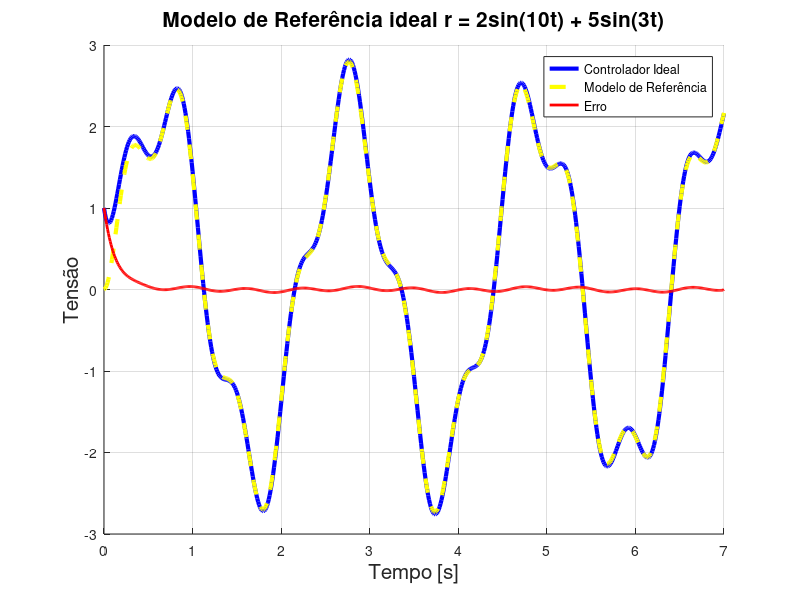
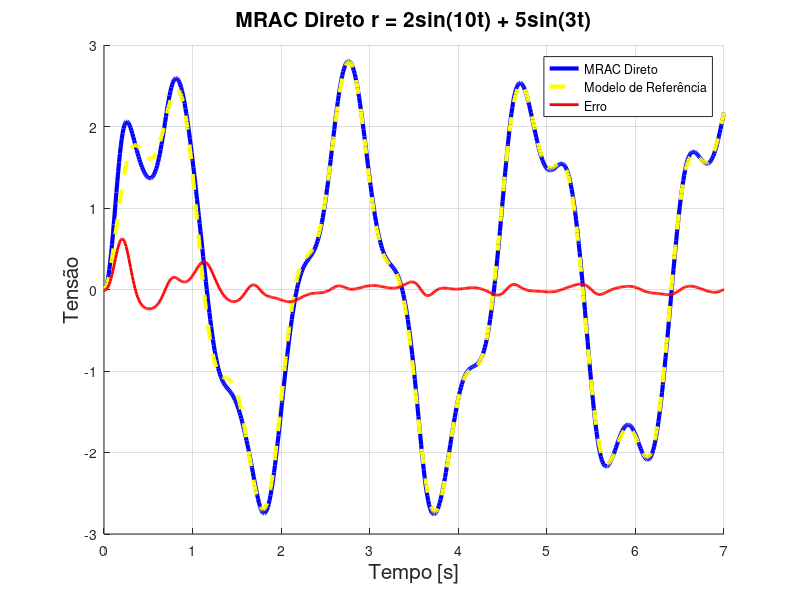
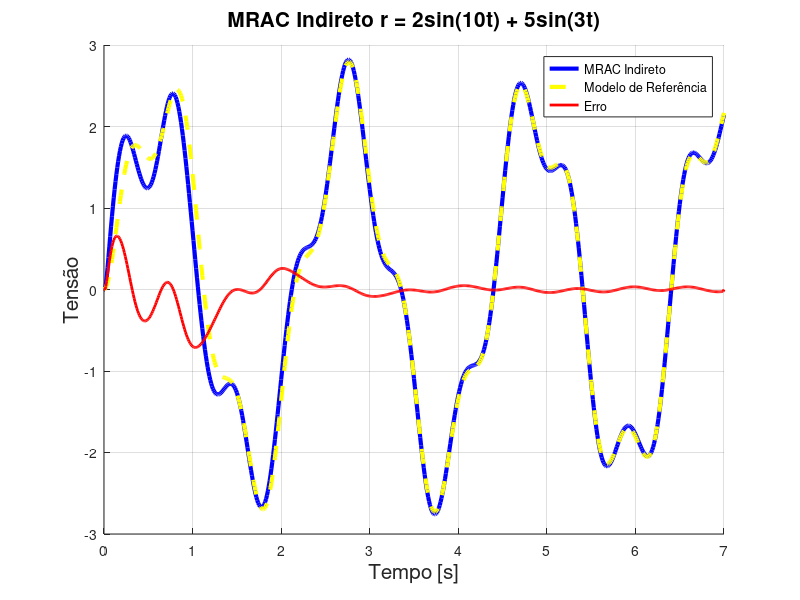
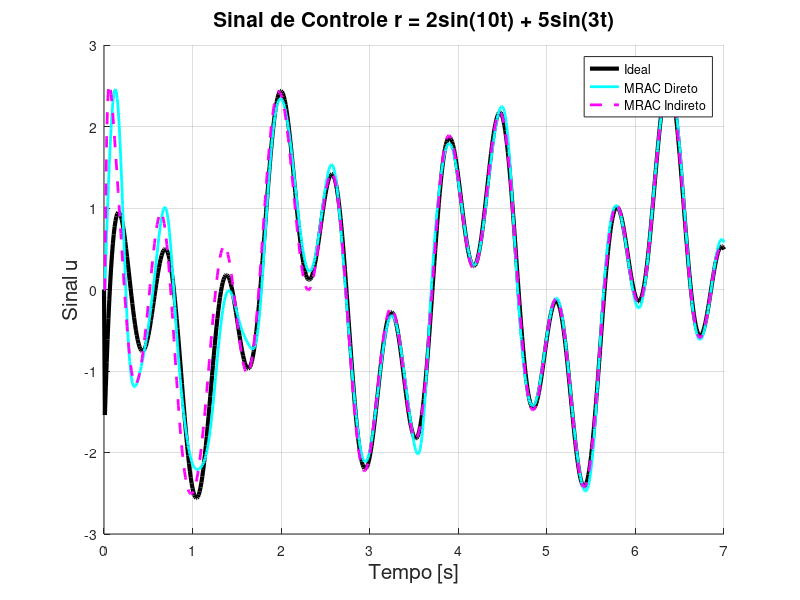

The MATLAB script that drew these images, in order:
clc
clear 
close all

%% Parâmetros da Simulação
a = 1;
b = 5;
am = 6.7;
bm = 3.3;

k_star = (a + am) / b;
l_star = bm / b;

k0 = 1;
l0 = 1;

dt = 0.01;
t = 0:dt:7;
r = 2*sin(10*t) + 5*sin(3*t); % Entrada constante r = 2*sin(10t) + 5*sin(3t)

%% Modelo de Referência
s = tf('s');
G = bm / (s + am);
xm = lsim(G, r, t);

%% MRAC Direto
gamma1 = 1.5; % Ganhos de adaptação para entrada constante
gamma2 = 1.5;

% Valores de x para o controlador adaptativo
x0 = 1;
x = zeros(1,length(t));
x(1) = x0;

x_hat_direto = zeros(1,length(t));
x0_hat = 0;
x_hat_direto(1) = x0_hat;

% Vetores para progressão dos ganhos e do erro
k_direto = zeros(1,length(t));
k_direto(1) = k0;
l_direto = zeros(1,length(t));
l_direto(1) = l0;
e_direto = zeros(1,length(t));
e_direto(1) = x_hat_direto(1)-xm(1);

u_direto = zeros(1,length(t));

e = zeros(1,length(t));
e(1) = x(1)-xm(1);

u_ideal = zeros(1,length(t));

for i=2:length(t)
    % X com controlador adaptativo
    e_direto(i-1) = x_hat_direto(i-1) - xm(i-1);
    
    k_direto_dot = gamma1*e_direto(i-1)*x_hat_direto(i-1)*sign(b);
    k_direto(i) = k_direto_dot*dt + k_direto(i-1);
    
    l_direto_dot = -gamma2*e_direto(i-1)*r(i-1)*sign(b);
    l_direto(i) = l_direto_dot*dt + l_direto(i-1);
    
    u_hat_direto = -k_direto(i)*x_hat_direto(i-1) + l_direto(i)*r(i-1);
    u_direto(i) = u_hat_direto;
    
    x_hat_direto_dot = a*x_hat_direto(i-1) + b*u_hat_direto;
    x_hat_direto(i) = x_hat_direto_dot * dt + x_hat_direto(i-1);
    
    % X como controlador ideal
    e(i-1) = x(i-1) - xm(i-1);
    u = -k_star*x(i-1) + l_star*r(i-1);
    u_ideal(i) = u;
    x_dot = a*x(i-1) + b*u;
    x_i = x(i-1) + x_dot*dt;
    x(i) = x_i;
end

%% MRAC Indireto

% Valores iniciais de adaptação
a0 = 1;
b0 = 1;
b_limite=1;

gamma1 = 5;
gamma2 = 5;

% Valores de x para o controlador adaptativo
x_hat_indireto = zeros(1,length(t));
x0_hat = 0;
x_hat_indireto(1) = x0_hat;

% Vetores para progressão dos ganhos e do erro
k_indireto = zeros(1,length(t));
k_indireto(1) = k0;
l_indireto = zeros(1,length(t));
l_indireto(1) = l0;
e_indireto = zeros(1,length(t));
e_indireto(1) = x_hat_indireto(1)-xm(1);

a_indireto = zeros(1,length(t));
a_indireto(1) = a0;
b_indireto = zeros(1,length(t));
b_indireto(1) = b0;

u_indireto = zeros(1,length(t));

for i=2:length(t)
    % X com controlador adaptativo
    e_indireto(i-1) = x_hat_indireto(i-1) - xm(i-1);
    
    k_indireto_i = (am+a_indireto(i-1))/b_indireto(i-1);
    k_indireto(i) = k_indireto_i;
    
    l_indireto_i = (bm)/b_indireto(i-1);
    l_indireto(i) = l_indireto_i;
    
    u_hat_indireto = -k_indireto(i)*x_hat_indireto(i-1) + l_indireto(i)*r(i-1);
    u_indireto(i) = u_hat_indireto;
    
    a_indireto_dot = gamma1*e_indireto(i-1)*x_hat_indireto(i-1);
    a_indireto(i) = a_indireto_dot*dt + a_indireto(i-1);
    
    b_indireto_dot = gamma2*e_indireto(i-1)*u_hat_indireto;
    b_indireto(i) = b_indireto_dot*dt + b_indireto(i-1);
    
    if ~ ( (abs(b_indireto(i)) > abs(b_limite)) || ( (abs(b_indireto(i)) > abs(b_limite)) && (e_indireto(i-1)*u_hat_indireto*sgn(b) > 0) ) )
        if b_indireto(i) < 0
            b_indireto(i) = - abs(b_limite);
        else
            b_indireto(i) = abs(b_limite);
        end
    end
    
    x_hat_indireto_dot = a*x_hat_indireto(i-1) + b*u_hat_indireto;
    x_hat_indireto(i) = x_hat_indireto_dot * dt + x_hat_indireto(i-1);
end

%% Plots

% Plot do controlador ideal

figure(1)
hold on
grid on
plot(t, x, 'b', "LineWidth", 3)
plot(t, xm, 'y--', "LineWidth", 3)
plot(t, e, 'r', "LineWidth", 2)
legend("Controlador Ideal", "Modelo de Referência", "Erro")
xlabel("Tempo [s]", "Fontsize", 15)
ylabel("Tensão", "Fontsize", 15)
title("Modelo de Referência ideal r = 2sin(10t) + 5sin(3t)", "Fontsize", 15)


% Plot do controlador direto

figure(2)
hold on
grid on
plot(t, x_hat_direto,'b', "LineWidth", 3)
plot(t, xm, 'y--', "LineWidth", 3)
plot(t, e_direto, 'r', "LineWidth", 2)
legend("MRAC Direto", "Modelo de Referência", "Erro")
xlabel("Tempo [s]", "Fontsize", 15)
ylabel("Tensão", "Fontsize", 15)
title("MRAC Direto r = 2sin(10t) + 5sin(3t)", "Fontsize", 15)


% Plot do controlador indireto
figure(3)
hold on
grid on
plot(t, x_hat_indireto, 'b', "LineWidth", 3)
plot(t, xm, 'y--', "LineWidth", 3)
plot(t, e_indireto, 'r', "LineWidth", 2)
legend("MRAC Indireto", "Modelo de Referência", "Erro")
xlabel("Tempo [s]", "Fontsize", 15)
ylabel("Tensão", "Fontsize", 15)
title("MRAC Indireto r = 2sin(10t) + 5sin(3t)", "Fontsize", 15)

% Sinal de controle
figure(4)
hold on
grid on
plot(t, u_ideal, 'k', "LineWidth", 3)
plot(t, u_direto, 'c', "LineWidth", 2)
plot(t, u_indireto, 'm--', "LineWidth", 2) 
legend("Ideal","MRAC Direto","MRAC Indireto")
xlabel("Tempo [s]", "Fontsize", 15)
ylabel("Sinal u", "Fontsize", 15)
title("Sinal de Controle r = 2sin(10t) + 5sin(3t)", "Fontsize", 15)

k_star_vector = k_star*ones(1, length(t));
figure(5)
hold on
grid on
plot(t, k_star_vector, 'k', "LineWidth", 3)
plot(t, k_direto, 'c', "LineWidth", 2)
plot(t, k_indireto, 'm', "LineWidth", 2)
legend("Ideal","MRAC Direto","MRAC Indireto")
xlabel("Tempo [s]", "Fontsize", 15)
ylabel("Parametro", "Fontsize", 15)
title("Parâmetro de controle k r = 2sin(10t) + 5sin(3t)", "Fontsize", 15)

l_star_vector = l_star*ones(1, length(t));
figure(6)
hold on
grid on
plot(t, l_star_vector, 'k', "LineWidth", 3)
plot(t, l_direto, 'c', "LineWidth", 2)
plot(t, l_indireto, 'm', "LineWidth", 2)
legend("Ideal","MRAC Direto","MRAC Indireto")
xlabel("Tempo [s]", "Fontsize", 15)
ylabel("Parametro", "Fontsize", 15)
title("Parâmetro de controle l r = 2sin(10t) + 5sin(3t)", "Fontsize", 15)

